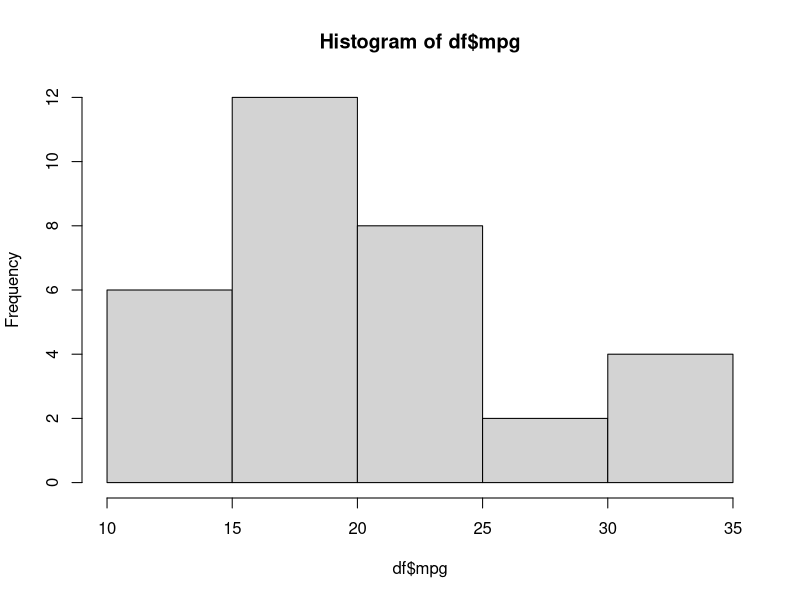
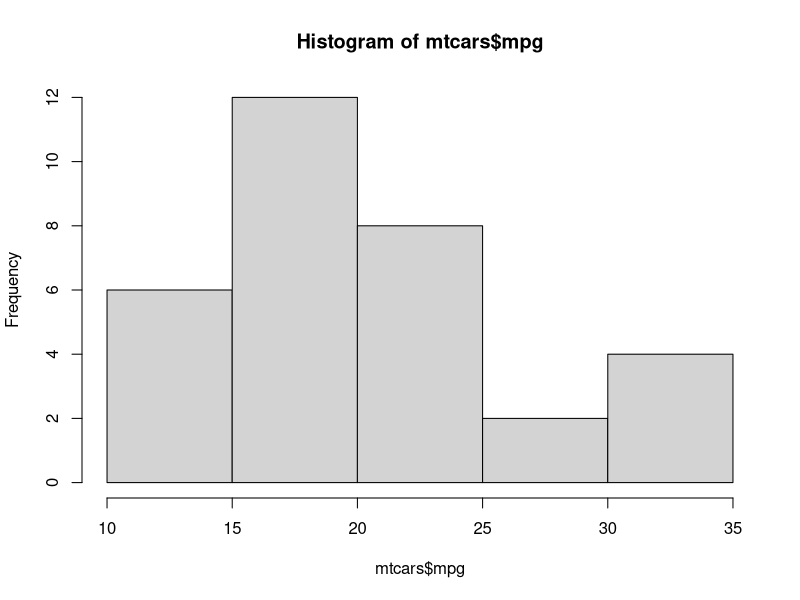
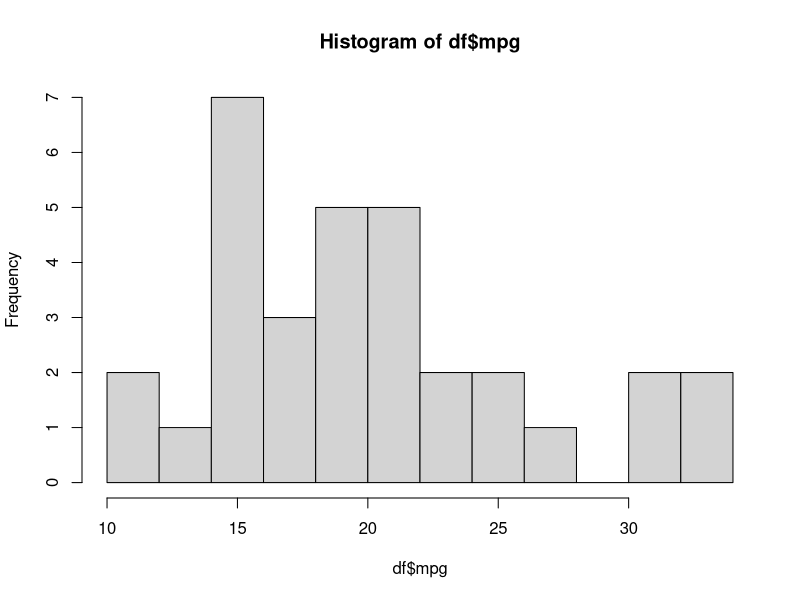
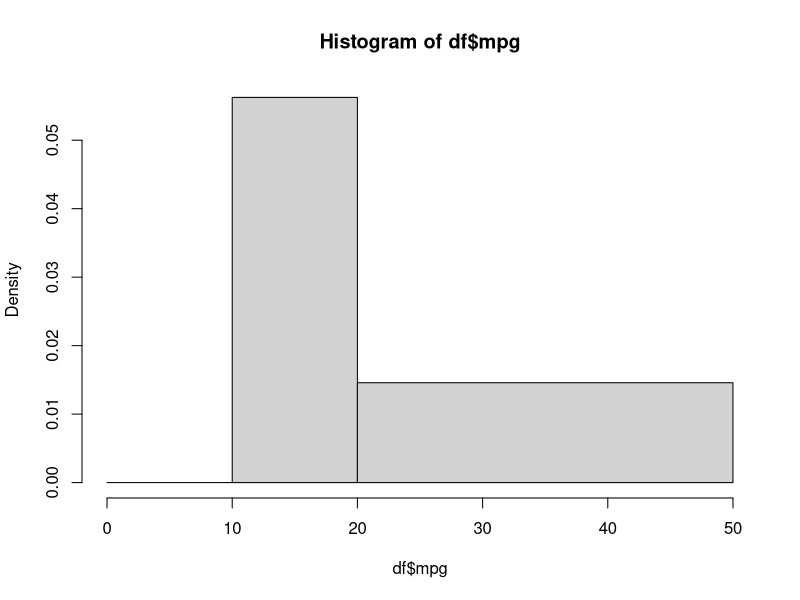
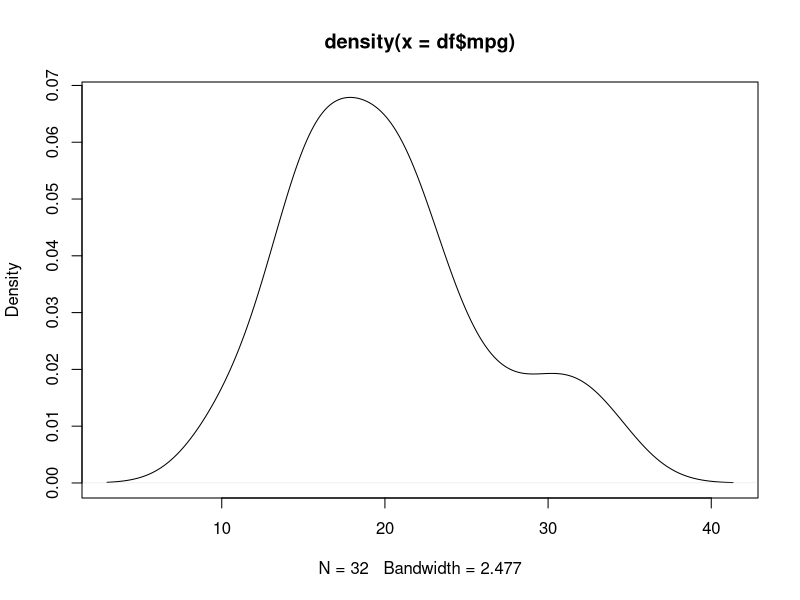
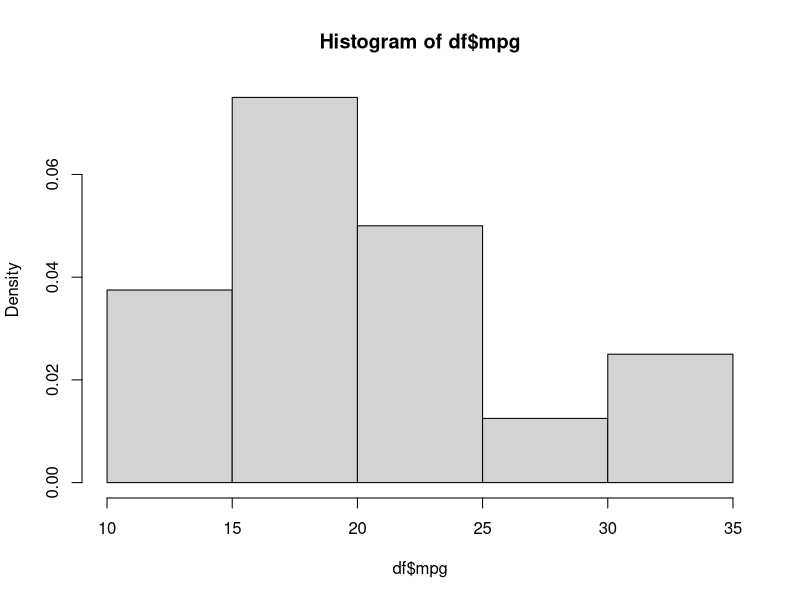

These charts were generated, in order, by the following R code:



df=mtcars
names(df)
catcols = c('cyl', 'vs', 'am', 'gear', 'carb')
df[,catcols] = lapply(df[,catcols], as.factor)

sapply(df, class)


hist(df$mpg)
hist(mtcars$mpg)
hist(df$mpg, breaks=10)
hist(df$mpg, breaks=c(0,10,20,50))
plot(density(df$mpg))
hist(df$mpg, freq=F)
